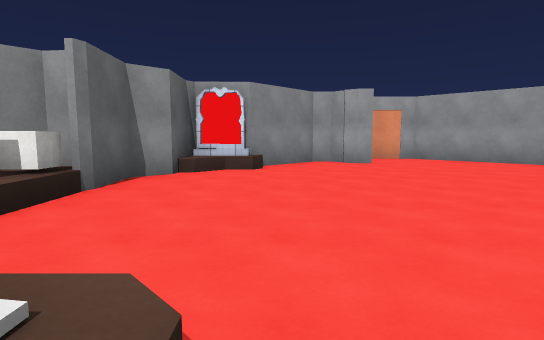
[1] (above)

12 first-person views from a walk through a scene from a Unity 3-D project. The camera is 1.3 m above the floor, tilts 6° down and sees 80° across. The floor is counted in squares, 2 m on a side. Each view is taken from the middle of a square. On the plan, view 1 faces up. The plan holds only what a view shows up to about 10 squares ahead; the rest is blank. The player character is not drawn. Surface patterns are stand-ins for the level's own textures.

[2]
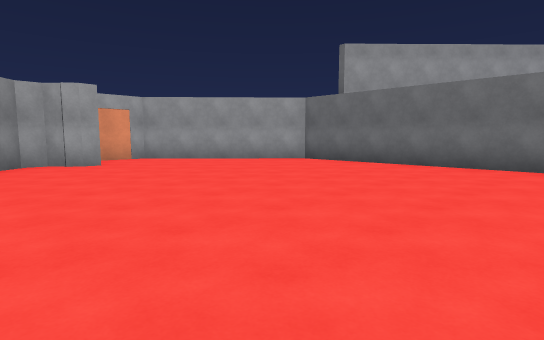

[3]
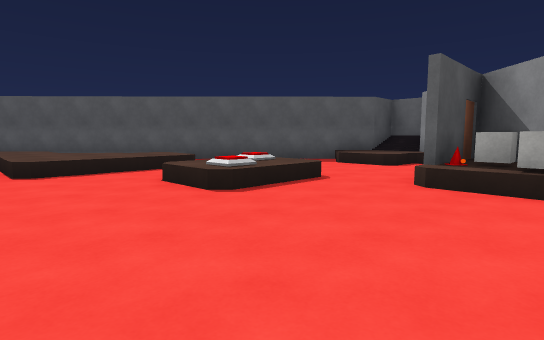

[4]
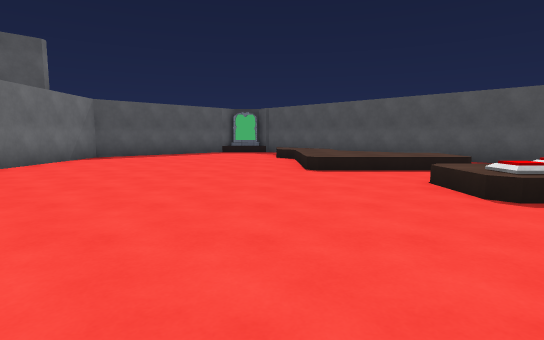

[5]
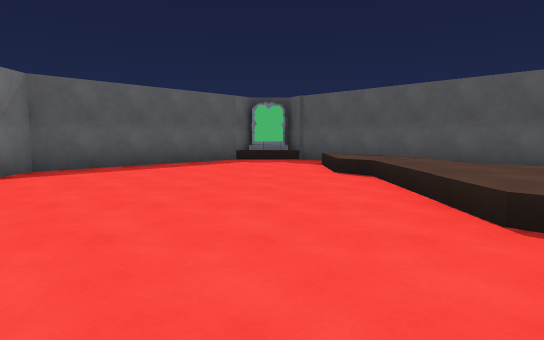

[6]
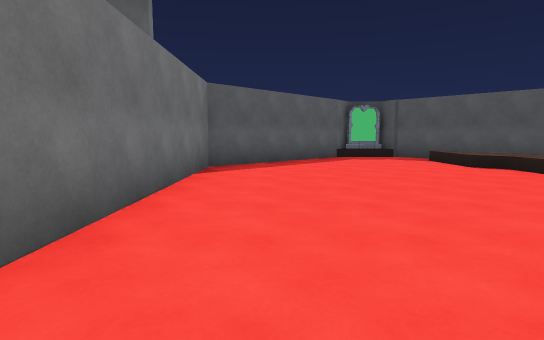

[7]
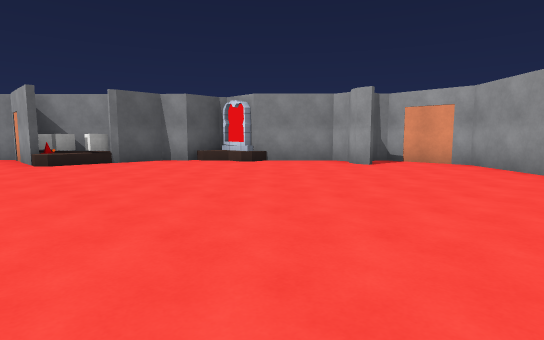

[8]
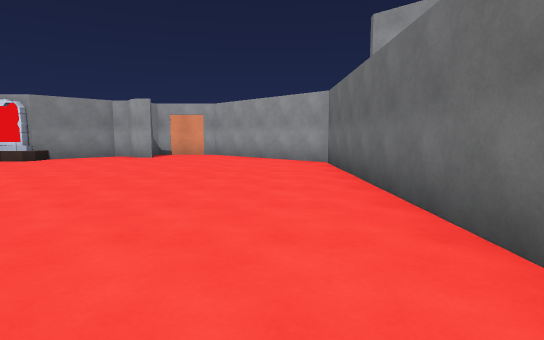

[9]
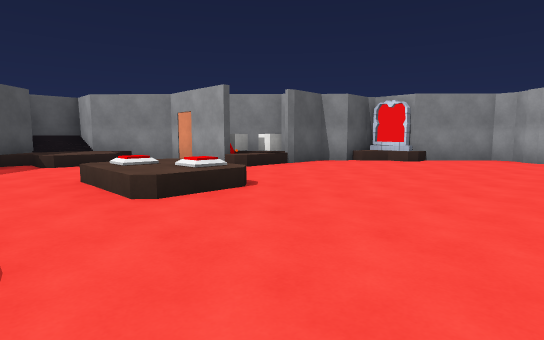

[10]
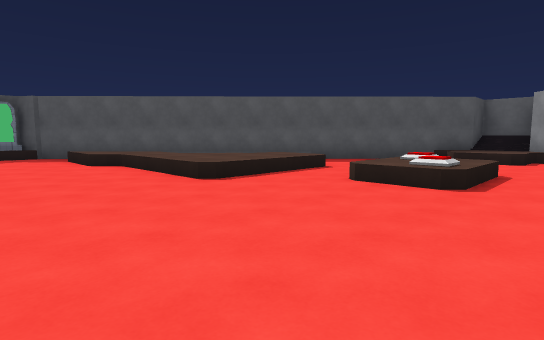

[11]
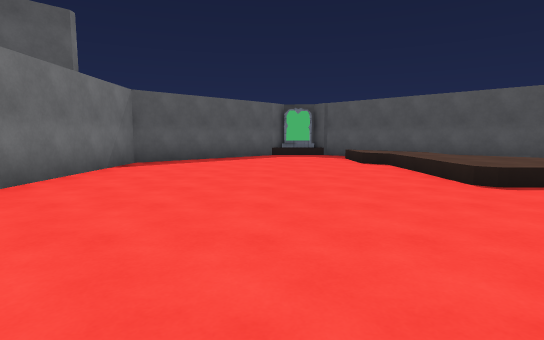

[12]
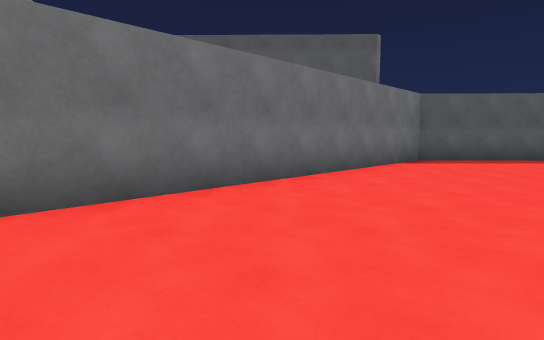

### Floor plan
Key: @ floor where view 1 was taken; # wall or solid block; . main floor; : floor 0.5 m higher than the main floor; / step, stairs or slope; O other object.
Columns run from 8 left of view 1 to 8 right of it. Each row starts with its distance up from view 1.
 10           ####
  9         ###..##
  8        ##.#...##
  7       ##.......##
  6       #.........#
  5       #.........#
  4     ###.........#
  3   ###O .........#
  2  ##.............#
  1 ##//..///.......#
  0 #///..::@.......#
 -1 ###.............#
 -2   ##..////......#
 -3    ##./:::......#
 -4     ##./::......#
 -5      ##./:......#
 -6       ##/:/.....#
 -7        ## /...###
 -8         ##...##
 -9          ##.##
-10           ###

Positions as (right, up) in squares from view 1, and headings:
1: (0, 0), facing up
2: (0, 0), facing up-right
3: (2, 4), facing down-left
4: (2, 4), facing down
5: (3, 0), facing down
6: (6, 1), facing down
7: (6, 1), facing up-left
8: (6, -2), facing up
9: (3, -2), facing up-left
10: (4, 2), facing down-left
11: (4, 2), facing down
12: (4, 3), facing down-right
